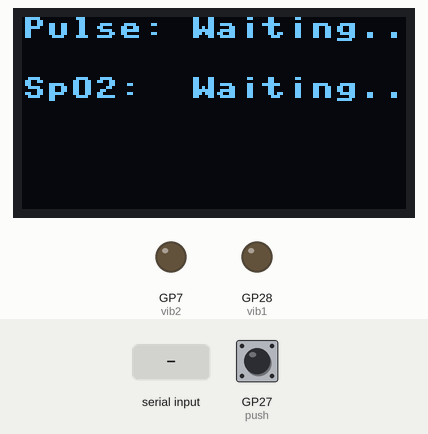
A program run on a simulated Raspberry Pi Pico running MicroPython. Parts: 128×64 one-colour display, output pins drawn as LEDs (lit = HIGH). The inputs (shaded band) are chosen by the test bench; at power-on: GP27 (push) LOW. Library files of the repository ran but are not shown: ssd1306.py; what the program prints to the serial console is not drawn.

Above: at 1.2 s.

The program:

entry.py
```python
from machine import Pin, I2C, UART, Timer
from ssd1306 import SSD1306_I2C
import time

# SSD1306 oled screen
def setup_oled():
    i2c=I2C(0, sda=Pin(0), scl=Pin(1), freq=400000)
    oled = SSD1306_I2C(128, 64, i2c)
    return oled

def display_oled(oled, msg, x=0, y=0):
    oled.text(msg, x, y)
    oled.show()

def clear_oled(oled):
    oled.fill(0)

def display_values(oled, pulse, spo2):
    pulse = "waiting.." if pulse == -1 else pulse
    spo2 = "waiting.." if spo2 == -1 else spo2
    clear_oled(oled)
    display_oled(oled, "Pulse: " + str(pulse))
    display_oled(oled, "SpO2:  " + str(spo2), y=20)

def display_alert(oled):
    display_oled(oled, "ALERT!", y=40)

def check_pulse(pulse, oled):
    if pulse != -1 and (pulse < 60 or pulse > 100):
        vibrate(-1)
        display_alert(oled)

def check_spo2(spo2, oled):
    if spo2 != -1 and spo2 < 95:
        vibrate(-1)
        display_alert(oled)

def vibrate(sec, stop=0):
    vib1 = Pin(28, Pin.OUT)
    vib2 = Pin(7, Pin.OUT)

    def high():
        vib1.high()
        vib2.high()

    def low(timer):
        vib1.low()
        vib2.low()

    if stop:
        low(None)
        return

    high()
    if sec > -1:
        tim = Timer(-1)
        tim.init(period=sec*1000, mode=Timer.ONE_SHOT, callback=low)

oled = setup_oled()

# push button
push = Pin(27, Pin.IN, Pin.PULL_DOWN)

# uart
uart = machine.UART(1, baudrate = 9600, rx=Pin(9), tx=Pin(8))

pulse = -1
spo2 = -1

display_oled(oled, "Pulse: Waiting..")
display_oled(oled, "SpO2:  Waiting..", y=20)
while True:
    time.sleep(1)

    if push.value():
        vibrate(0, stop=1)

    if uart.any():
        bin_data = uart.readline()
        str_data = bin_data.decode()
        print("Received: " + str_data)

        if str_data.startswith("p="):
            pulse = int(str_data[2:])
            display_values(oled, pulse, spo2)
            check_pulse(pulse, oled)

        if str_data.startswith("s="):
            spo2 = int(str_data[2:])
            display_values(oled, pulse, spo2)
            check_spo2(spo2, oled)
```
